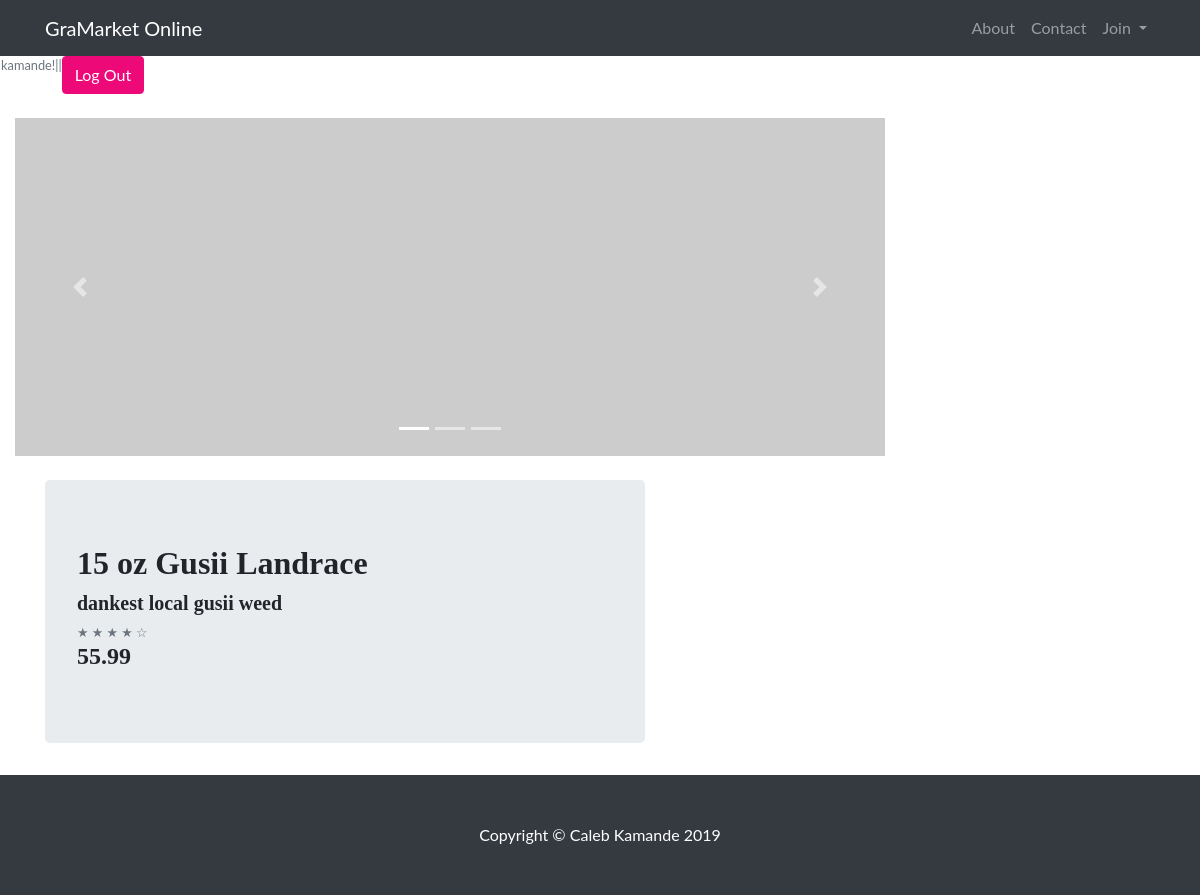
The page /product/1/ (signed in) on the database its author committed.
### products/models.py (models this page shows, shortened)
class Product(models.Model):
    title       = models.CharField(max_length=150)
    description = models.TextField('Description')
    price       = models.DecimalField(max_digits=7, decimal_places=2)

### products/views.py (the view)
# urls.py: path('product/<int:my_id>/', product_detail_view, name='product/<my_id>/'),
def product_detail_view(request, my_id):
    obj = Product.objects.get(id=my_id)
    context = dict(object=obj)
    return render(request, "products/product_details.html", context)

### products/templates/products/product_details.html (shortened to what this page needs)
{% extends 'base.html' %}
{% block content %}
{% load staticfiles %}
<div class="col-lg-9">
        <div id="carouselExampleIndicators" class="carousel slide my-4" data-ride="carousel">
          <ol class="carousel-indicators">
            <li data-target="#carouselExampleIndicators" data-slide-to="0" class="active"></li>
            <li data-target="#carouselExampleIndicators" data-slide-to="1"></li>
            <li data-target="#carouselExampleIndicators" data-slide-to="2"></li>
          </ol>
          <div class="carousel-inner" role="listbox">
            <div class="carousel-item active">
              <img class="d-block img-fluid" src="http://placehold.it/900x350" alt="Useful">
            </div>
          </div>
          <a class="carousel-control-prev" href="#carouselExampleIndicators" role="button" data-slide="prev">
            <span class="carousel-control-prev-icon" aria-hidden="true"></span>
          </a>
          <a class="carousel-control-next" href="#carouselExampleIndicators" role="button" data-slide="next">
            <span class="carousel-control-next-icon" aria-hidden="true"></span>
          </a>
        </div>
<div class="container">
     <div class="col-lg-9">
         <div class="jumbotron">
             <div><h2>{{ object.title }}</h2></div>
             <div><h5>{{ object.description }}</h5></div>
             <small class="text-muted">&#9733; &#9733; &#9733; &#9733; &#9734;</small>
             <div><h4>{{ object.price }}</h4></div>
         </div>
    </div>
</div>
</div>
{% endblock %}

### templates/base.html (shortened to what this page needs)
{% load staticfiles %}
<!DOCTYPE html lang="en">
<head>
{% if user.is_authenticated %}
  <div class="row"><small class="text-muted">Hi {{ user.username }}!||</small><a class="btn btn-primary" href="{% url 'logout' %}">Log Out</a></div>
{% else %}
  <small class="text-muted">You are not logged in</small>
    <button type="button" class="btn btn-primary"><a href="{% url 'login'%}">Log in</a></button>
  {% endif %}
  <link href="{% static 'vendor/bootstrap/css/bootstrap.min.css' %}" rel="stylesheet">
  <link href="{% static 'css/shop-homepage.css' %}" rel="stylesheet">
  <link href="{% static 'css/one-page-wonder.min.css' %}" rel="stylesheet">
</head>
<body>
{%include 'navbar.html'%}
{% block content%}
{% endblock %}
</body>
{% include 'footer.html'%}
</html>

### static/css/shop-homepage.css (style rules this page uses)
body { padding-top: 56px; }

### rows shown on the page
Product: title "15 oz Gusii Landrace", description "dankest local gusii weed", price "55.99"

### other values the page prints
{{ user.username }} "kamande"
